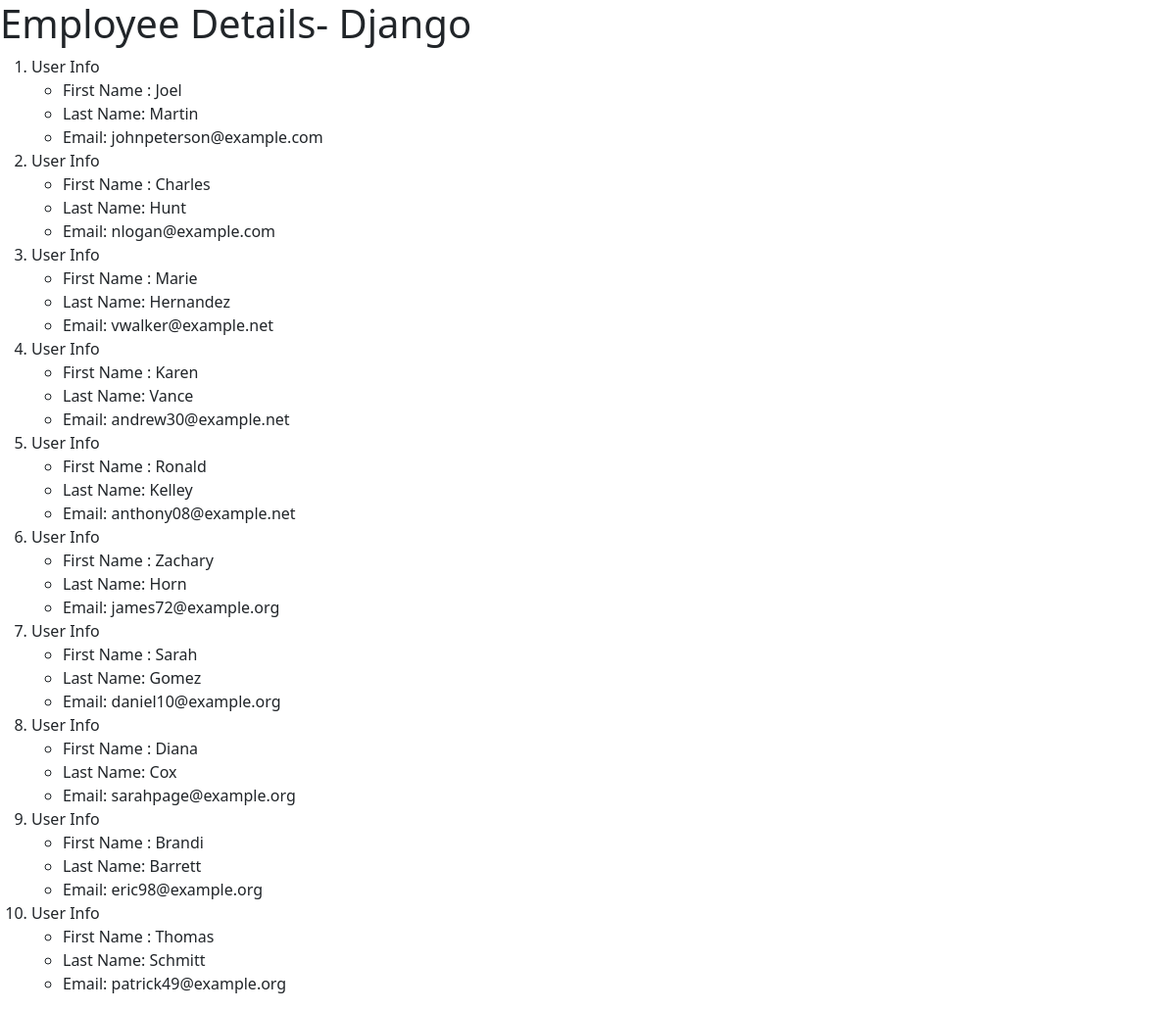
The page / on the database its author committed.
### EmployeeApp/models.py (models this page shows, shortened)
class Users(models.Model):
    firstname=models.CharField(max_length=200,unique=True)
    lastname=models.CharField(max_length=200)
    email=models.CharField(max_length=100)
    class Meta:
        verbose_name_plural = "Users"

### EmployeeApp/views.py (the view)
# urls.py: url(r'^$',views.index,name='index'),
def index(request):
    userDetails=Users.objects.all
    return render(request,"index.html",{'EmpDetails':userDetails})

### templates/index.html (shortened to what this page needs)
<!DOCTYPE html>
<html lang="en">
<head>
    <link href="https://cdn.jsdelivr.net/npm/bootstrap@5.2.2/dist/css/bootstrap.min.css" rel="stylesheet">
</head>
<body>
    <h1>Employee Details- Django </h1>
    <div>
        <ol>
            {% for i in EmpDetails %}
                <li>User Info</li>
                    <ul>
                        <li>First Name : {{i.firstname}}</li>
                        <li>Last Name: {{i.lastname}}</li>
                        <li>Email: {{i.email}}</li>
                    </ul>
            {% endfor %}
        </ol>
    </div>
</body>
</html>

### rows shown on the page
Users: firstname "Joel", lastname "Martin", email "johnpeterson@example.com"
Users: firstname "Charles", lastname "Hunt", email "nlogan@example.com"
Users: firstname "Marie", lastname "Hernandez", email "vwalker@example.net"
Users: firstname "Karen", lastname "Vance", email "andrew30@example.net"
Users: firstname "Ronald", lastname "Kelley", email "anthony08@example.net"
Users: firstname "Zachary", lastname "Horn", email "james72@example.org"
Users: firstname "Sarah", lastname "Gomez", email "daniel10@example.org"
Users: firstname "Diana", lastname "Cox", email "sarahpage@example.org"
Users: firstname "Brandi", lastname "Barrett", email "eric98@example.org"
Users: firstname "Thomas", lastname "Schmitt", email "patrick49@example.org"
